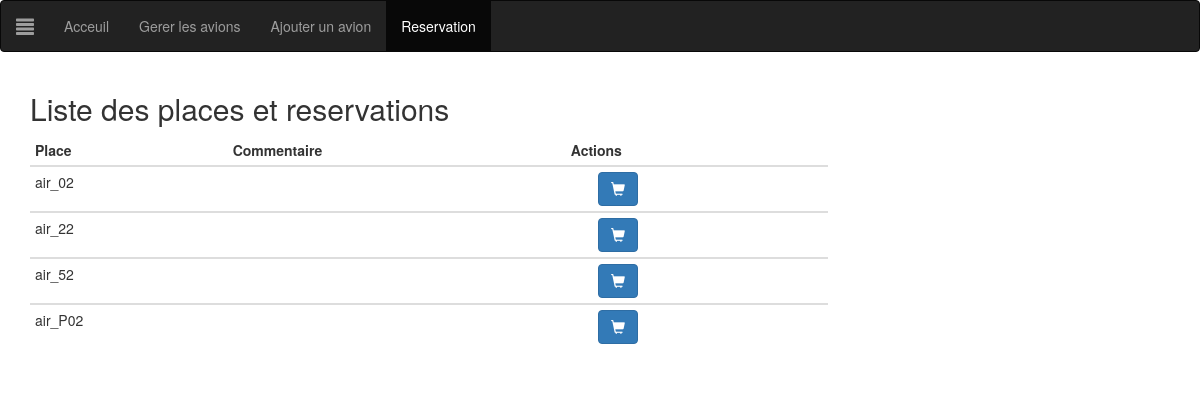
Page /reservation/list.php?vol=MK_289&avion=air_u55 on the committed database.
### tables this page shows
CREATE TABLE `place` (
  `no_avion` varchar(50) NOT NULL,
  `no_place` varchar(50) NOT NULL,
  `occupation` text NOT NULL
);

### reservation/list.php (the view, shortened to what this page needs)
<?php
  $dbh = new PDO('mysql:host=localhost;dbname=e_fly', "root", "");
?>
<!DOCTYPE html>
<html>
  <head>
    <link rel="stylesheet" href="../style/maxcdn.bootstrapcdn.com/bootstrap/3.3.7/css/bootstrap.min.css">
  </head>
  <body>
    <nav class="navbar navbar-inverse">
      <div class="container-fluid">
        <div class="navbar-header">
          <a class="navbar-brand" href="#"><span class="glyphicon glyphicon-align-justify"></span></a>
        </div>
        <ul class="nav navbar-nav">
          <li><a href="../index.php">Acceuil</a></li>
          <li><a href="../avion/list.php">Gerer les avions</a></li>
          <li><a href="../avion/form.php?action=create">Ajouter un avion</a></li>
          <li class="active"><a href="#">Reservation</a>
        </ul>
      </div>
    </nav>
    <div class="container">
    <h2> Liste des places et reservations </h2>
    <table class="table table-condensed" style="width:70%">
      <thead>
      <tr>
        <th>Place</th>
        <th>Commentaire</th>
        <th>Actions</th>
      </tr>
      </thead>
      <?php foreach($dbh->query("SELECT * FROM place WHERE no_avion='".$_GET['avion']."' ORDER BY no_place ASC") as $row) : ?>
      <tbody>
      <tr>
        <td><?php print $row['no_place'] ; ?></td>
        <?php $query=$dbh->query("SELECT no_reservation FROM reservation WHERE no_vol='".$_GET['vol']."' AND no_place='".$row['no_place']."'")->fetch(); ?>
        <?php if($query): ?>
        <td><span class="glyphicon glyphicon-ok" style="color:green;"></span> Place réservée </td>
        <td><a href="form.php?action=edit&id=<?php print $query['no_reservation']; ?>&vol=<?php print $_GET['vol'] ?>&avion=<?php print $_GET['avion'] ?>&place=<?php print $row['no_place']; ?>" class="btn btn-primary" data-toggle="tooltip" data-placement="left" title="Modifier"><span class="glyphicon glyphicon-pencil"></span></a>&nbsp;&nbsp;
            <a href="list.php?action=delete&id=<?php print $query['no_reservation']; ?>&vol=<?php print $_GET['vol'] ?>&avion=<?php print $_GET['avion'] ?>&place=<?php print $row['no_place'];?>" class="btn btn-danger" data-toggle="tooltip" data-placement="left" title="Supprimer"><span class="glyphicon glyphicon-trash"></span></a></td>
        <?php else: ?>
        <td></td>
        <td>&nbsp;&nbsp;&nbsp;&nbsp;&nbsp;&nbsp;&nbsp;<a href="form.php?action=create&vol=<?php print $_GET['vol'] ?>&avion=<?php print $_GET['avion'] ?>&place=<?php print $row['no_place']; ?>" class="btn btn-primary" data-toggle="tooltip" data-placement="left" title="Reserver"><span class="glyphicon glyphicon-shopping-cart"></span></a></td>
        <?php endif; ?>
      </tr>
      </tbody>
      <?php endforeach; ?>
    </table>
  </div>
  </body>
</html>

### rows in the picture
place: no_place "air_02"
place: no_place "air_22"
place: no_place "air_52"
place: no_place "air_P02"
